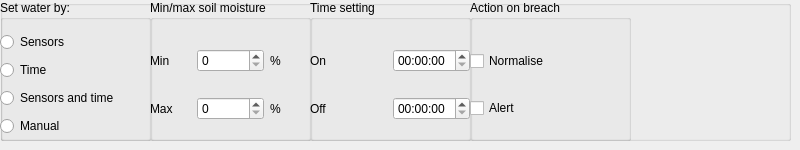
      <widget class="QWidget" name="tab_4">
       <attribute name="title">
        <string>Water</string>
       </attribute>
       <widget class="QWidget" name="horizontalLayoutWidget_4">
        <property name="geometry">
         <rect>
          <x>0</x>
          <y>0</y>
          <width>791</width>
          <height>141</height>
         </rect>
        </property>
        <layout class="QHBoxLayout" name="horizontalLayout_4"/>
       </widget>
       <widget class="QGroupBox" name="groupBox_4">
        <property name="geometry">
         <rect>
          <x>0</x>
          <y>0</y>
          <width>791</width>
          <height>141</height>
         </rect>
        </property>
        <property name="title">
         <string/>
        </property>
        <widget class="QGroupBox" name="groupBox_18">
         <property name="geometry">
          <rect>
           <x>0</x>
           <y>0</y>
           <width>151</width>
           <height>141</height>
          </rect>
         </property>
         <property name="title">
          <string>Set water by:</string>
         </property>
         <widget class="QWidget" name="verticalLayoutWidget_3">
          <property name="geometry">
           <rect>
            <x>0</x>
            <y>30</y>
            <width>151</width>
            <height>111</height>
           </rect>
          </property>
          <layout class="QVBoxLayout" name="verticalLayout_3">
           <item>
            <widget class="QRadioButton" name="radioButton_9">
             <property name="text">
              <string>Sensors</string>
             </property>
            </widget>
           </item>
           <item>
            <widget class="QRadioButton" name="radioButton_10">
             <property name="text">
              <string>Time</string>
             </property>
            </widget>
           </item>
           <item>
            <widget class="QRadioButton" name="radioButton_11">
             <property name="text">
              <string>Sensors and time</string>
             </property>
            </widget>
           </item>
           <item>
            <widget class="QRadioButton" name="radioButton_12">
             <property name="text">
              <string>Manual</string>
             </property>
            </widget>
           </item>
          </layout>
         </widget>
        </widget>
        <widget class="QGroupBox" name="groupBox_19">
         <property name="geometry">
          <rect>
           <x>150</x>
           <y>0</y>
           <width>161</width>
           <height>141</height>
          </rect>
         </property>
         <property name="title">
          <string>Min/max soil moisture</string>
         </property>
         <widget class="QWidget" name="gridLayoutWidget_7">
          <property name="geometry">
           <rect>
            <x>0</x>
            <y>30</y>
            <width>161</width>
            <height>111</height>
           </rect>
          </property>
          <layout class="QGridLayout" name="gridLayout_7" rowstretch="0,0,0,0,0" columnstretch="0,0,0" columnminimumwidth="0,0,0">
           <item row="4" column="2">
            <widget class="QLabel" name="label_34">
             <property name="text">
              <string>%</string>
             </property>
            </widget>
           </item>
           <item row="1" column="2">
            <widget class="QLabel" name="label_35">
             <property name="maximumSize">
              <size>
               <width>16777215</width>
               <height>16777215</height>
              </size>
             </property>
             <property name="text">
              <string>%</string>
             </property>
            </widget>
           </item>
           <item row="1" column="1">
            <widget class="QSpinBox" name="spinBox_13_light_min_2">
             <property name="maximum">
              <number>99999</number>
             </property>
            </widget>
           </item>
           <item row="4" column="0">
            <widget class="QLabel" name="label_36">
             <property name="text">
              <string>Max</string>
             </property>
            </widget>
           </item>
           <item row="4" column="1">
            <widget class="QSpinBox" name="spinBox_14_light_max_2">
             <property name="maximum">
              <number>100000</number>
             </property>
            </widget>
           </item>
           <item row="1" column="0">
            <widget class="QLabel" name="label_37">
             <property name="text">
              <string>Min</string>
             </property>
            </widget>
           </item>
          </layout>
         </widget>
        </widget>
        <widget class="QGroupBox" name="groupBox_20">
         <property name="geometry">
          <rect>
           <x>310</x>
           <y>0</y>
           <width>161</width>
           <height>141</height>
          </rect>
         </property>
         <property name="title">
          <string>Time setting</string>
         </property>
         <widget class="QWidget" name="gridLayoutWidget_8">
          <property name="geometry">
           <rect>
            <x>0</x>
            <y>30</y>
            <width>160</width>
            <height>111</height>
           </rect>
          </property>
          <layout class="QGridLayout" name="gridLayout_8">
           <item row="0" column="1">
            <widget class="QTimeEdit" name="timeEdit_15"/>
           </item>
           <item row="0" column="0">
            <widget class="QLabel" name="label_16">
             <property name="text">
              <string>On</string>
             </property>
            </widget>
           </item>
           <item row="1" column="0">
            <widget class="QLabel" name="label_17">
             <property name="text">
              <string>Off</string>
             </property>
            </widget>
           </item>
           <item row="1" column="1">
            <widget class="QTimeEdit" name="timeEdit_16"/>
           </item>
          </layout>
         </widget>
        </widget>
        <widget class="QGroupBox" name="groupBox_21">
         <property name="geometry">
          <rect>
           <x>470</x>
           <y>0</y>
           <width>161</width>
           <height>141</height>
          </rect>
         </property>
         <property name="title">
          <string>Action on breach</string>
         </property>
         <widget class="QWidget" name="verticalLayoutWidget_10">
          <property name="geometry">
           <rect>
            <x>0</x>
            <y>30</y>
            <width>161</width>
            <height>111</height>
           </rect>
          </property>
          <layout class="QVBoxLayout" name="verticalLayout_10">
           <item>
            <widget class="QCheckBox" name="checkBox_8">
             <property name="text">
              <string>Normalise</string>
             </property>
            </widget>
           </item>
           <item>
            <widget class="QCheckBox" name="checkBox_9">
             <property name="text">
              <string>Alert</string>
             </property>
            </widget>
           </item>
          </layout>
         </widget>
        </widget>
       </widget>
      </widget>
